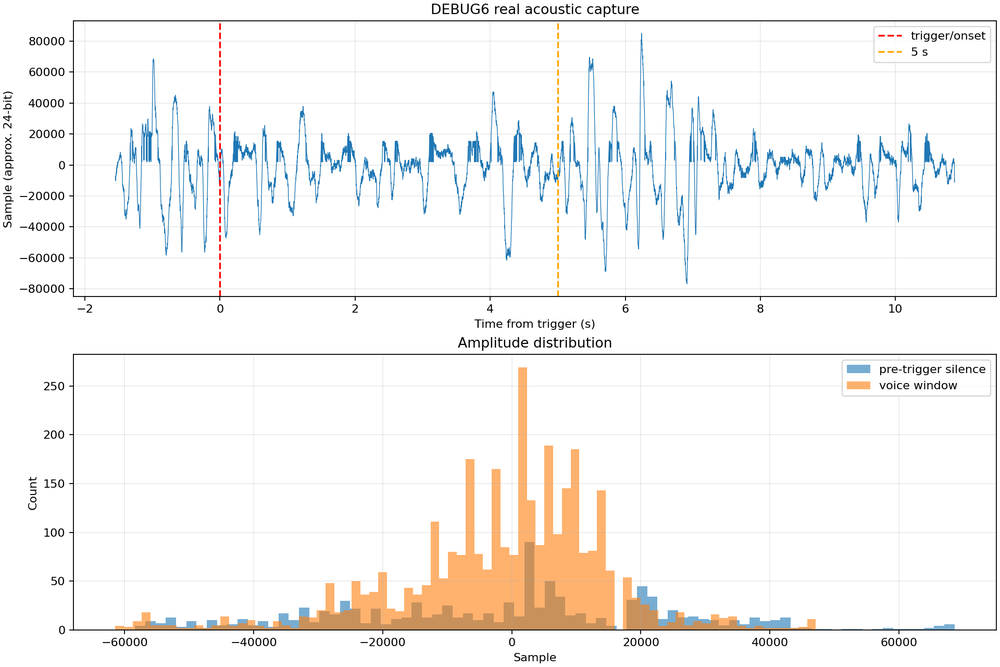
#> input picture evidence/physical/retest_after_contact_fix/normal_voice_real_01_waveform_distribution.png, 1000 x 667 px, shrunk from 1920 x 1280 before the run
$ python generate_video_demo_assets.py
#> lines starting #> are read from the running program, lines starting #| are printed output that depends on the picture
#!/usr/bin/env python3
"""Generate concise, evidence-backed SAFE-FIELD TP4 video demo screens."""

from __future__ import annotations

from pathlib import Path
import shutil

import matplotlib.pyplot as plt
from matplotlib.patches import FancyBboxPatch, FancyArrowPatch


ROOT = Path(__file__).resolve().parents[1]
OUT = ROOT / "docs_tp4" / "video_demo"
OUT.mkdir(parents=True, exist_ok=True)

NAVY = "#102A43"
BLUE = "#247BA0"
GREEN = "#20834A"
TEAL = "#2A9D8F"
AMBER = "#C27600"
LIGHT = "#F4F8FB"
TEXT = "#23303D"
MUTED = "#5C6B78"


def new_slide(title: str):
    fig = plt.figure(figsize=(16, 9), dpi=120, facecolor="white")
    fig.text(0.055, 0.93, title, fontsize=27, fontweight="bold", color=NAVY)
    fig.text(0.055, 0.895, "SAFE-FIELD TP4 | Igor de Freitas Monteiro", fontsize=11, color=MUTED)
    return fig


def save(fig, name: str):
    fig.savefig(OUT / name, dpi=120, facecolor="white", bbox_inches="tight", pad_inches=0.18)
    plt.close(fig)


def architecture():
    fig = new_slide("Arquitetura validada ponta a ponta")
    ax = fig.add_axes([0.055, 0.13, 0.89, 0.70])
    ax.set_xlim(0, 1)
    ax.set_ylim(0, 1)
    ax.axis("off")
    nodes = [
        ("INMP441", "ADC + I2S"),
        ("Tang Nano 4K", "I2S RX"),
        ("DSP", "sample²"),
        ("BSRAM", "256 x 32"),
        ("FSM", "QUIET/ACTIVE"),
        ("UART + CRC", "eventos"),
        ("Raspberry Pi 4", "ARM64 + CORE"),
    ]
    box_w, gap, y, h = 0.118, 0.021, 0.58, 0.20
    x0 = 0.012
    for i, (title, subtitle) in enumerate(nodes):
        x = x0 + i * (box_w + gap)
        color = GREEN if title in {"DSP", "BSRAM", "FSM"} else BLUE
        patch = FancyBboxPatch(
            (x, y), box_w, h,
            boxstyle="round,pad=0.012,rounding_size=0.016",
            linewidth=2, edgecolor=color, facecolor=LIGHT,
        )
        ax.add_patch(patch)
        ax.text(x + box_w / 2, y + 0.125, title, ha="center", va="center", fontsize=12, weight="bold", color=NAVY)
        ax.text(x + box_w / 2, y + 0.065, subtitle, ha="center", va="center", fontsize=10, color=MUTED)
        if i < len(nodes) - 1:
            ax.add_patch(FancyArrowPatch(
                (x + box_w + 0.002, y + h / 2),
                (x + box_w + gap - 0.003, y + h / 2),
                arrowstyle="->", mutation_scale=16, linewidth=1.8, color=NAVY,
            ))

    ax.text(0.50, 0.46, "UART bidirecional fisicamente validada", ha="center", fontsize=17, weight="bold", color=NAVY)
    left = FancyBboxPatch((0.12, 0.22), 0.31, 0.14, boxstyle="round,pad=0.012", linewidth=2, edgecolor=AMBER, facecolor="#FFF6DE")
    right = FancyBboxPatch((0.57, 0.22), 0.31, 0.14, boxstyle="round,pad=0.012", linewidth=2, edgecolor=GREEN, facecolor="#EAF7EF")
    ax.add_patch(left)
    ax.add_patch(right)
    ax.text(0.275, 0.305, "Pi GPIO14/TXD -> Tang pin 46", ha="center", fontsize=14, weight="bold", color=NAVY)
    ax.text(0.275, 0.255, "3/3 comandos | CRC=0 | perdas=0", ha="center", fontsize=11, color=TEXT)
    ax.text(0.725, 0.305, "Tang pin 39 -> Pi GPIO15/RXD", ha="center", fontsize=14, weight="bold", color=NAVY)
    ax.text(0.725, 0.255, "3.264 mensagens | perdas=0", ha="center", fontsize=11, color=TEXT)
    ax.add_patch(FancyArrowPatch((0.43, 0.29), (0.57, 0.29), arrowstyle="<->", mutation_scale=18, linewidth=2.2, color=TEAL))
    ax.text(0.5, 0.08, "INMP441 -> FPGA -> processamento determinístico -> Raspberry", ha="center", fontsize=16, color=GREEN, weight="bold")
    save(fig, "01_ARQUITETURA.png")
#> in save, `fig.savefig(OUT / name, dpi=120, facecolor="white", bbox_inches="tight..`:
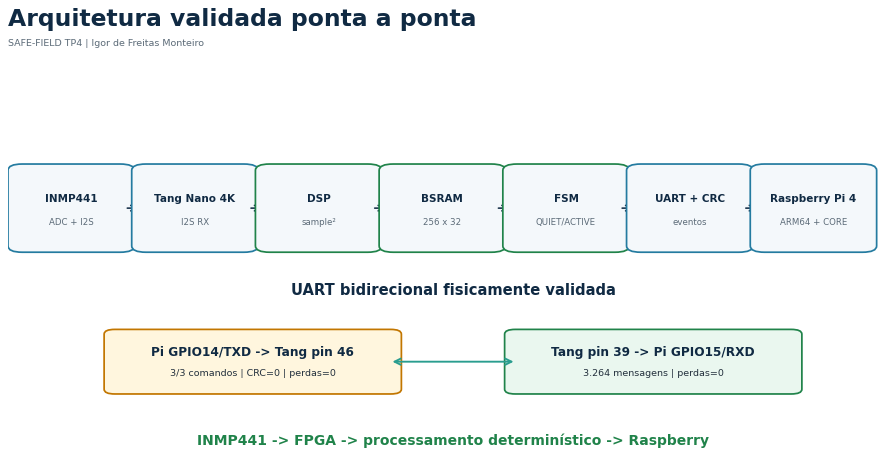
#> figure drawn by matplotlib, 1 panel


def verilog_resources():
    fig = new_slide("Verilog: unidade DSP e BSRAM funcional")
    ax = fig.add_axes([0.055, 0.10, 0.89, 0.75])
    ax.axis("off")
    dsp = '''safe_field_audio_energy_dsp
/* synthesis syn_dspstyle = "dsp" */
reg signed [15:0] sample_q;

sample_q <= sample_signed[23:8];
sample_power <= $signed(sample_q)
              * $signed(sample_q);'''
    bram = '''safe_field_energy_bram
/* synthesis syn_ramstyle = "block_ram" */
reg [31:0] memory [0:255];
reg [39:0] window_sum;

memory[write_address] <= power_value;
window_average <= (window_sum + power_value) >> 8;'''
    for x, title, code, color in [
        (0.01, "DSP signed square", dsp, GREEN),
        (0.51, "Buffer e média", bram, BLUE),
    ]:
        ax.add_patch(FancyBboxPatch((x, 0.28), 0.47, 0.62, boxstyle="round,pad=0.014", linewidth=2, edgecolor=color, facecolor=LIGHT))
        ax.text(x + 0.02, 0.84, title, fontsize=18, weight="bold", color=color, va="top")
        ax.text(x + 0.025, 0.76, code, fontsize=13.5, family="DejaVu Sans Mono", color=TEXT, va="top", linespacing=1.5)
    ax.add_patch(FancyBboxPatch((0.12, 0.04), 0.76, 0.15, boxstyle="round,pad=0.012", linewidth=2.5, edgecolor=GREEN, facecolor="#EAF7EF"))
    ax.text(0.50, 0.135, "Relatório Gowin P&R", ha="center", fontsize=14, color=MUTED)
    ax.text(0.50, 0.075, "MULT18X18 = 1    |    SDPB = 1    |    40/40 checks PASS", ha="center", fontsize=20, weight="bold", color=GREEN)
    save(fig, "02_VERILOG_BRAM_DSP.png")
#> call 2 of save, with name = '02_VERILOG_BRAM_DSP.png'
#> in save (call 2), `fig.savefig(OUT / name, dpi=120, facecolor="white", bbox_inches="tight..`:
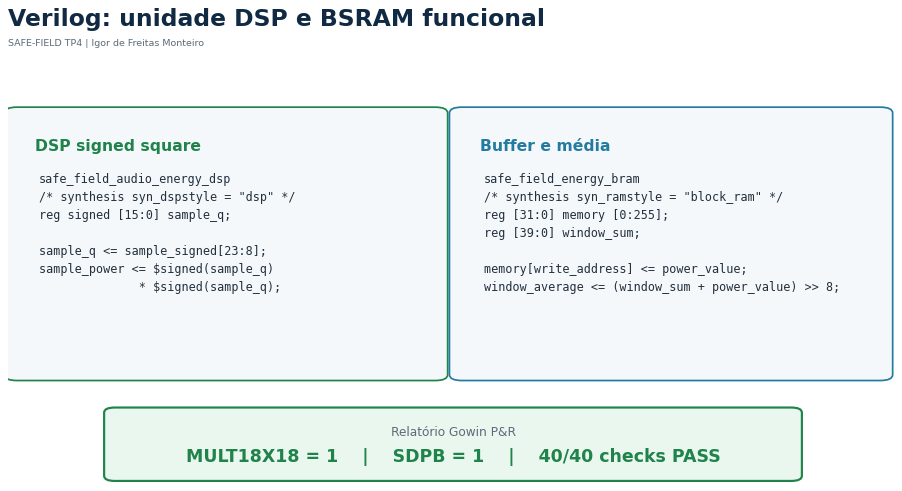
#> figure drawn by matplotlib, 1 panel


def arm64_neon():
    fig = new_slide("ARM64 Assembly e NEON executados no Raspberry Pi 4")
    ax = fig.add_axes([0.055, 0.10, 0.89, 0.75])
    ax.axis("off")
    code = '''sf_add128:          adds x5, x0, x2
                    adc  x6, x1, x3
sf_i64_to_double:   scvtf d0, x0
sf_protocol_mix:    and / lsr / eor / ror

sf_energy_neon:     smull  v1.4s, v0.4h, v0.4h
                    smull2 v2.4s, v0.8h, v0.8h
                    uadalp v4.2d, v1.4s

sf_scale_neon:      fmul v1.4s, v1.4s, v3.4s'''
    ax.add_patch(FancyBboxPatch((0.01, 0.08), 0.60, 0.82, boxstyle="round,pad=0.015", linewidth=2, edgecolor=BLUE, facecolor=LIGHT))
    ax.text(0.035, 0.84, code, fontsize=15, family="DejaVu Sans Mono", color=TEXT, va="top", linespacing=1.55)
    checks = [
        "ADDS/ADC 128-bit: PASS",
        "SCVTF integer->double: PASS",
        "LUT + masks/shifts/ROR: PASS",
        "NEON INT: resultado exato",
        "NEON FLOAT: erro máximo 0",
        "objdump e logs preservados",
    ]
    ax.add_patch(FancyBboxPatch((0.65, 0.08), 0.34, 0.82, boxstyle="round,pad=0.015", linewidth=2, edgecolor=GREEN, facecolor="#EAF7EF"))
    ax.text(0.82, 0.83, "Execução real", ha="center", fontsize=20, weight="bold", color=GREEN)
    for i, check in enumerate(checks):
        ax.text(0.69, 0.72 - i * 0.105, "✓  " + check, fontsize=14, color=TEXT, va="center")
    save(fig, "04_ARM64_NEON.png")
#> call 3 of save, with name = '04_ARM64_NEON.png'
#> in save (call 3), `fig.savefig(OUT / name, dpi=120, facecolor="white", bbox_inches="tight..`:
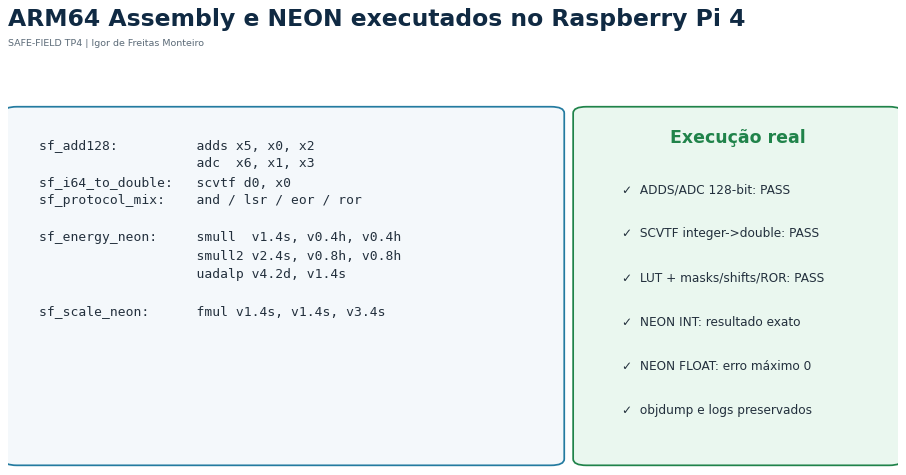
#> figure drawn by matplotlib, 1 panel


def benchmark():
    fig = new_slide("Benchmark NEON medido no Raspberry Pi 4")
    ax = fig.add_axes([0.10, 0.15, 0.82, 0.68])
    repeats = ["50", "200", "800"]
    neon_int = [3.243166, 9.566309, 3.273697]
    neon_float = [2.052943, 1.161292, 1.126641]
    x = range(len(repeats))
    width = 0.34
    b1 = ax.bar([v - width / 2 for v in x], neon_int, width, label="NEON inteiro (8 lanes)", color=GREEN)
    b2 = ax.bar([v + width / 2 for v in x], neon_float, width, label="NEON float (4 lanes)", color=BLUE)
    ax.axhline(1.0, color=MUTED, linewidth=1.3, linestyle="--")
    ax.set_xticks(list(x), repeats)
    ax.set_xlabel("Repetições do benchmark", fontsize=13)
    ax.set_ylabel("Speedup vs. escalar (x)", fontsize=13)
    ax.set_ylim(0, 10.6)
    ax.grid(axis="y", alpha=0.22)
    ax.legend(frameon=False, fontsize=12, loc="upper right")
    ax.spines[["top", "right"]].set_visible(False)
    for bars in (b1, b2):
        for bar in bars:
            ax.text(bar.get_x() + bar.get_width() / 2, bar.get_height() + 0.14, f"{bar.get_height():.3f}x", ha="center", va="bottom", fontsize=11, weight="bold", color=TEXT)
    fig.text(0.5, 0.08, "Valores reais preservados; variação de DVFS/cache não foi ocultada.", ha="center", fontsize=13, color=MUTED)
    save(fig, "05_BENCHMARK_NEON.png")
#> call 4 of save, with name = '05_BENCHMARK_NEON.png'
#> in save (call 4), `fig.savefig(OUT / name, dpi=120, facecolor="white", bbox_inches="tight..`:
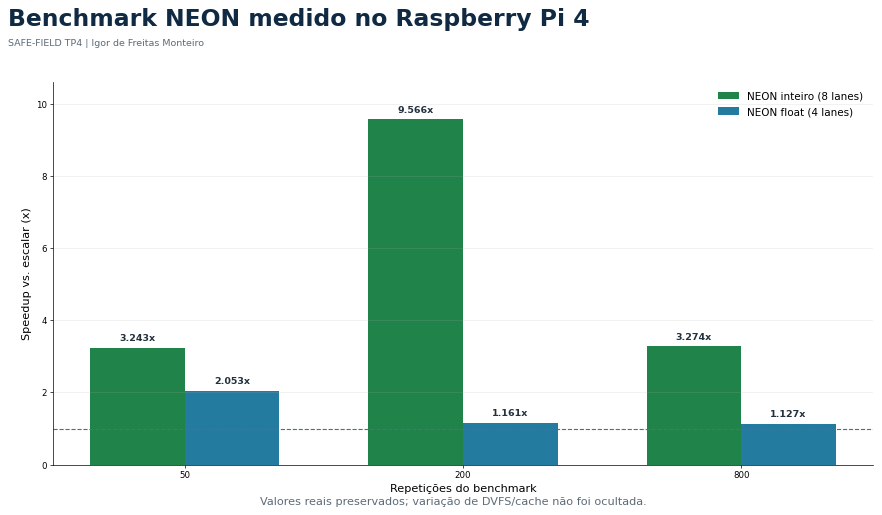
#> figure drawn by matplotlib, 1 panel; tallest bar 9.57 high, from x = 0.66 to 1; tallest bar 2.05 high, from x = 2.78e-17 to 0.34


def audio_pass():
    fig = new_slide("Captação acústica física: PASS")
    ax1 = fig.add_axes([0.055, 0.47, 0.89, 0.38])
    ax2 = fig.add_axes([0.055, 0.08, 0.89, 0.31])
    voice = plt.imread(ROOT / "evidence/physical/retest_after_contact_fix/normal_voice_real_01_waveform_distribution.png")
#> voice is the input picture: shape (667, 1000, 4) float32; mean R, G, B, A 0.965, 0.958, 0.952, 1
    claps = plt.imread(ROOT / "evidence/physical/retest_after_contact_fix/normal_claps_real_01_clap_amplitude_time.png")
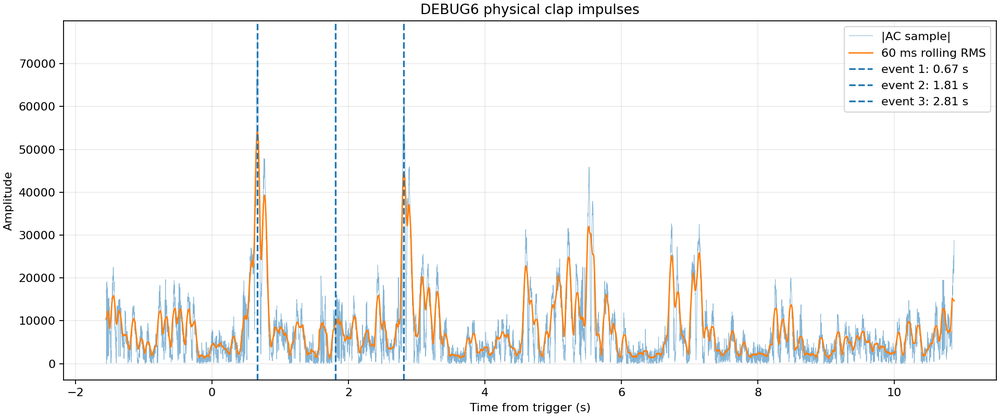
#> input picture evidence/physical/retest_after_contact_fix/normal_claps_real_01_clap_amplitude_time.png, 1000 x 417 px, shrunk from 1920 x 800 before the run
#> claps is the input picture: shape (417, 1000, 4) float32; mean R, G, B, A 0.965, 0.963, 0.961, 1
    ax1.imshow(voice)
    ax2.imshow(claps)
    for ax in (ax1, ax2):
        ax.axis("off")
    fig.text(0.72, 0.89, "voz RMS = 4,99x silêncio | 3 palmas | frame_errors = 0", ha="center", fontsize=15, weight="bold", color=GREEN)
    save(fig, "07_AUDIO_PHYSICAL_PASS.png")


def copies():
    shutil.copyfile(
        ROOT / "evidence/official_tp4/waveforms/dsp_expected_actual_waveform.png",
        OUT / "03_WAVEFORM.png",
    )
    shutil.copyfile(
        ROOT / "evidence/official_tp4/arm_to_fpga_physical/06_FPGA_PI_BIDIRECTIONAL.log",
        OUT / "06_FPGA_PI_BIDIRECTIONAL.log",
    )


if __name__ == "__main__":
    architecture()
    verilog_resources()
    arm64_neon()
    benchmark()
    audio_pass()
    copies()
    print(OUT)
